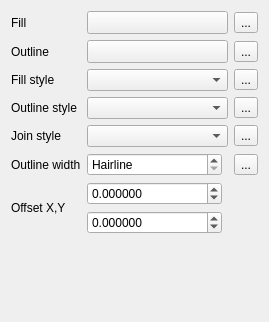
<?xml version="1.0" encoding="UTF-8"?>
<ui version="4.0">
 <class>WidgetSimpleFill</class>
 <widget class="QWidget" name="WidgetSimpleFill">
  <property name="geometry">
   <rect>
    <x>0</x>
    <y>0</y>
    <width>269</width>
    <height>322</height>
   </rect>
  </property>
  <property name="windowTitle">
   <string>Form</string>
  </property>
  <layout class="QGridLayout" name="gridLayout_2">
   <item row="4" column="1">
    <layout class="QHBoxLayout" name="horizontalLayout_6">
     <item>
      <widget class="QgsPenJoinStyleComboBox" name="cboJoinStyle"/>
     </item>
    </layout>
   </item>
   <item row="3" column="0">
    <widget class="QLabel" name="label_4">
     <property name="text">
      <string>Outline style</string>
     </property>
     <property name="alignment">
      <set>Qt::AlignLeading|Qt::AlignLeft|Qt::AlignVCenter</set>
     </property>
    </widget>
   </item>
   <item row="5" column="0">
    <widget class="QLabel" name="label_5">
     <property name="text">
      <string>Outline width</string>
     </property>
     <property name="alignment">
      <set>Qt::AlignLeading|Qt::AlignLeft|Qt::AlignVCenter</set>
     </property>
    </widget>
   </item>
   <item row="0" column="0">
    <widget class="QLabel" name="label_7">
     <property name="sizePolicy">
      <sizepolicy hsizetype="Maximum" vsizetype="Preferred">
       <horstretch>0</horstretch>
       <verstretch>0</verstretch>
      </sizepolicy>
     </property>
     <property name="text">
      <string>Fill</string>
     </property>
     <property name="alignment">
      <set>Qt::AlignLeading|Qt::AlignLeft|Qt::AlignVCenter</set>
     </property>
    </widget>
   </item>
   <item row="2" column="2">
    <widget class="QgsDataDefinedButton" name="mFillStyleDDBtn">
     <property name="text">
      <string>...</string>
     </property>
    </widget>
   </item>
   <item row="0" column="2">
    <widget class="QgsDataDefinedButton" name="mFillColorDDBtn">
     <property name="text">
      <string>...</string>
     </property>
    </widget>
   </item>
   <item row="5" column="2">
    <widget class="QgsDataDefinedButton" name="mBorderWidthDDBtn">
     <property name="text">
      <string>...</string>
     </property>
    </widget>
   </item>
   <item row="3" column="1">
    <layout class="QHBoxLayout" name="horizontalLayout_5">
     <item>
      <widget class="QgsPenStyleComboBox" name="cboBorderStyle"/>
     </item>
    </layout>
   </item>
   <item row="6" column="1">
    <layout class="QGridLayout" name="gridLayout">
     <item row="0" column="2">
      <widget class="QgsUnitSelectionWidget" name="mOffsetUnitWidget" native="true">
       <property name="focusPolicy">
        <enum>Qt::StrongFocus</enum>
       </property>
      </widget>
     </item>
     <item row="0" column="0">
      <widget class="QgsDoubleSpinBox" name="spinOffsetX">
       <property name="sizePolicy">
        <sizepolicy hsizetype="Minimum" vsizetype="Fixed">
         <horstretch>1</horstretch>
         <verstretch>0</verstretch>
        </sizepolicy>
       </property>
       <property name="decimals">
        <number>6</number>
       </property>
       <property name="minimum">
        <double>-99999999.989999994635582</double>
       </property>
       <property name="maximum">
        <double>99999999.989999994635582</double>
       </property>
       <property name="singleStep">
        <double>0.200000000000000</double>
       </property>
      </widget>
     </item>
     <item row="1" column="0">
      <widget class="QgsDoubleSpinBox" name="spinOffsetY">
       <property name="sizePolicy">
        <sizepolicy hsizetype="Minimum" vsizetype="Fixed">
         <horstretch>1</horstretch>
         <verstretch>0</verstretch>
        </sizepolicy>
       </property>
       <property name="decimals">
        <number>6</number>
       </property>
       <property name="minimum">
        <double>-99999999.989999994635582</double>
       </property>
       <property name="maximum">
        <double>99999999.989999994635582</double>
       </property>
       <property name="singleStep">
        <double>0.200000000000000</double>
       </property>
      </widget>
     </item>
    </layout>
   </item>
   <item row="6" column="0">
    <widget class="QLabel" name="label_6">
     <property name="text">
      <string>Offset X,Y</string>
     </property>
     <property name="alignment">
      <set>Qt::AlignLeading|Qt::AlignLeft|Qt::AlignVCenter</set>
     </property>
    </widget>
   </item>
   <item row="5" column="1">
    <layout class="QHBoxLayout" name="horizontalLayout_3">
     <item>
      <widget class="QgsDoubleSpinBox" name="spinBorderWidth">
       <property name="sizePolicy">
        <sizepolicy hsizetype="Minimum" vsizetype="Fixed">
         <horstretch>1</horstretch>
         <verstretch>0</verstretch>
        </sizepolicy>
       </property>
       <property name="specialValueText">
        <string>Hairline</string>
       </property>
       <property name="decimals">
        <number>6</number>
       </property>
       <property name="maximum">
        <double>999999999.999999046325684</double>
       </property>
       <property name="singleStep">
        <double>0.200000000000000</double>
       </property>
       <property name="showClearButton" stdset="0">
        <bool>true</bool>
       </property>
      </widget>
     </item>
     <item>
      <widget class="QgsUnitSelectionWidget" name="mBorderWidthUnitWidget" native="true">
       <property name="minimumSize">
        <size>
         <width>0</width>
         <height>0</height>
        </size>
       </property>
       <property name="focusPolicy">
        <enum>Qt::StrongFocus</enum>
       </property>
      </widget>
     </item>
    </layout>
   </item>
   <item row="1" column="1">
    <layout class="QHBoxLayout" name="horizontalLayout_7">
     <item>
      <widget class="QgsColorButtonV2" name="btnChangeBorderColor">
       <property name="sizePolicy">
        <sizepolicy hsizetype="Expanding" vsizetype="Fixed">
         <horstretch>0</horstretch>
         <verstretch>0</verstretch>
        </sizepolicy>
       </property>
       <property name="minimumSize">
        <size>
         <width>120</width>
         <height>0</height>
        </size>
       </property>
       <property name="maximumSize">
        <size>
         <width>16777215</width>
         <height>16777215</height>
        </size>
       </property>
       <property name="text">
        <string/>
       </property>
      </widget>
     </item>
    </layout>
   </item>
   <item row="4" column="0">
    <widget class="QLabel" name="label_8">
     <property name="text">
      <string>Join style</string>
     </property>
     <property name="alignment">
      <set>Qt::AlignLeading|Qt::AlignLeft|Qt::AlignVCenter</set>
     </property>
    </widget>
   </item>
   <item row="1" column="2">
    <widget class="QgsDataDefinedButton" name="mBorderColorDDBtn">
     <property name="text">
      <string>...</string>
     </property>
    </widget>
   </item>
   <item row="4" column="2">
    <widget class="QgsDataDefinedButton" name="mJoinStyleDDBtn">
     <property name="text">
      <string>...</string>
     </property>
    </widget>
   </item>
   <item row="0" column="1">
    <layout class="QHBoxLayout" name="horizontalLayout_2">
     <item>
      <widget class="QgsColorButtonV2" name="btnChangeColor">
       <property name="sizePolicy">
        <sizepolicy hsizetype="Expanding" vsizetype="Fixed">
         <horstretch>0</horstretch>
         <verstretch>0</verstretch>
        </sizepolicy>
       </property>
       <property name="minimumSize">
        <size>
         <width>120</width>
         <height>0</height>
        </size>
       </property>
       <property name="maximumSize">
        <size>
         <width>16777215</width>
         <height>16777215</height>
        </size>
       </property>
       <property name="text">
        <string/>
       </property>
      </widget>
     </item>
    </layout>
   </item>
   <item row="2" column="0">
    <widget class="QLabel" name="label_2">
     <property name="text">
      <string>Fill style</string>
     </property>
     <property name="alignment">
      <set>Qt::AlignLeading|Qt::AlignLeft|Qt::AlignVCenter</set>
     </property>
    </widget>
   </item>
   <item row="3" column="2">
    <widget class="QgsDataDefinedButton" name="mBorderStyleDDBtn">
     <property name="text">
      <string>...</string>
     </property>
    </widget>
   </item>
   <item row="1" column="0">
    <widget class="QLabel" name="label_3">
     <property name="sizePolicy">
      <sizepolicy hsizetype="Maximum" vsizetype="Preferred">
       <horstretch>0</horstretch>
       <verstretch>0</verstretch>
      </sizepolicy>
     </property>
     <property name="text">
      <string>Outline</string>
     </property>
     <property name="alignment">
      <set>Qt::AlignLeading|Qt::AlignLeft|Qt::AlignVCenter</set>
     </property>
    </widget>
   </item>
   <item row="2" column="1">
    <layout class="QHBoxLayout" name="horizontalLayout_4">
     <item>
      <widget class="QgsBrushStyleComboBox" name="cboFillStyle"/>
     </item>
    </layout>
   </item>
   <item row="7" column="1">
    <spacer name="verticalSpacer">
     <property name="orientation">
      <enum>Qt::Vertical</enum>
     </property>
     <property name="sizeHint" stdset="0">
      <size>
       <width>20</width>
       <height>40</height>
      </size>
     </property>
    </spacer>
   </item>
  </layout>
 </widget>
 <customwidgets>
  <customwidget>
   <class>QgsColorButtonV2</class>
   <extends>QToolButton</extends>
   <header>qgscolorbuttonv2.h</header>
   <container>1</container>
  </customwidget>
  <customwidget>
   <class>QgsDataDefinedButton</class>
   <extends>QToolButton</extends>
   <header>qgsdatadefinedbutton.h</header>
  </customwidget>
  <customwidget>
   <class>QgsDoubleSpinBox</class>
   <extends>QDoubleSpinBox</extends>
   <header>qgsdoublespinbox.h</header>
  </customwidget>
  <customwidget>
   <class>QgsUnitSelectionWidget</class>
   <extends>QWidget</extends>
   <header>qgsunitselectionwidget.h</header>
   <container>1</container>
  </customwidget>
  <customwidget>
   <class>QgsPenJoinStyleComboBox</class>
   <extends>QComboBox</extends>
   <header>qgspenstylecombobox.h</header>
  </customwidget>
  <customwidget>
   <class>QgsPenStyleComboBox</class>
   <extends>QComboBox</extends>
   <header>qgspenstylecombobox.h</header>
  </customwidget>
  <customwidget>
   <class>QgsBrushStyleComboBox</class>
   <extends>QComboBox</extends>
   <header>qgsbrushstylecombobox.h</header>
  </customwidget>
 </customwidgets>
 <tabstops>
  <tabstop>btnChangeColor</tabstop>
  <tabstop>btnChangeBorderColor</tabstop>
  <tabstop>cboFillStyle</tabstop>
  <tabstop>cboBorderStyle</tabstop>
  <tabstop>cboJoinStyle</tabstop>
  <tabstop>spinBorderWidth</tabstop>
  <tabstop>mBorderWidthUnitWidget</tabstop>
  <tabstop>spinOffsetX</tabstop>
  <tabstop>mOffsetUnitWidget</tabstop>
 </tabstops>
 <resources/>
 <connections/>
</ui>
